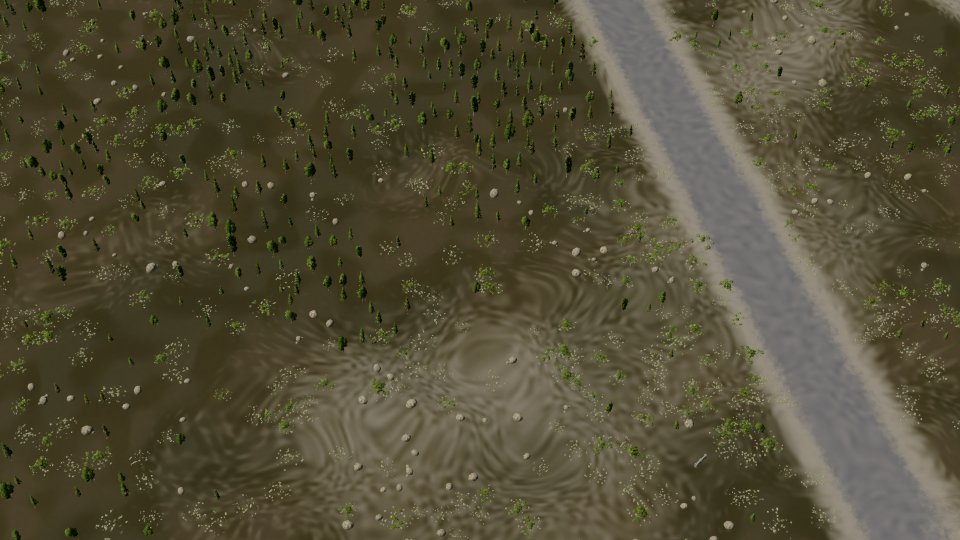
#> input picture assets/art_refresh/terrain-swirl-fix/flat-before.png, 1920 x 1080 px (shown at 1/2 size)
$ python -i finalize_terrain_swirl.py   (imports and definitions only)
#> lines starting #> are read from the running program, lines starting #| are printed output that depends on the picture
"""Summarise shader, render and diagnostic regression evidence."""
from pathlib import Path
import hashlib,json
import numpy as np
from PIL import Image,ImageFilter

ROOT=Path(__file__).resolve().parents[1]
OUT=ROOT/'assets/art_refresh/terrain-swirl-fix'
CHECKS=ROOT/'.data/render-checks/terrain-swirl'
# [1 line that did not run here, left out]
# [1 line not run here, left out]
# [1 line that did not run here, left out]
# [1 line that did not run here, left out]
# [2 lines not run here, left out]
def band(name):
#> called with name = 'flat-before'
    image=Image.open(OUT/f'{name}.png').convert('L').crop((650,580,1120,970)).filter(ImageFilter.MedianFilter(5))
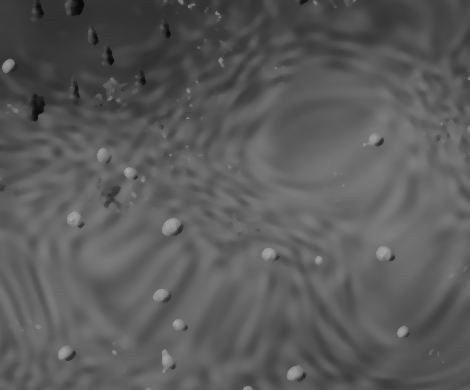
#> image: PIL image 470x390 L; min 8, max 164, mean 90.4
    return float(np.std(np.asarray(image.filter(ImageFilter.GaussianBlur(3)),dtype=float)-np.asarray(image.filter(ImageFilter.GaussianBlur(16)),dtype=float)))
# [1 line that did not run here, left out]
# [1 line not run here, left out]
# [2 lines that did not run here, left out]
# [1 line not run here, left out]
# [1 line that did not run here, left out]
preserved=[]
#> preserved = []
# [5 lines not run here, left out]
# [4 lines that did not run here, left out]
# [2 lines not run here, left out]

#> (the run stopped early here; a loop or call above may not have finished)
